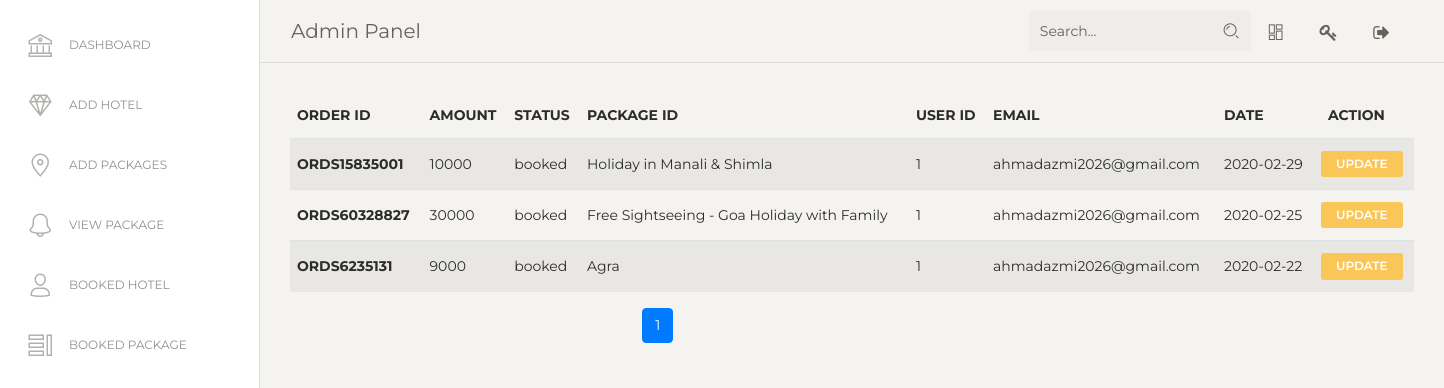
Screenshot of /admin/view_booked_package.php (signed in) with the database file from the repository.
### tables this page shows
CREATE TABLE `booked_package` (
  `order_id` varchar(20) NOT NULL,
  `amount` float NOT NULL,
  `status1` varchar(20) NOT NULL,
  `package_id` int(6) NOT NULL,
  `uid` int(6) NOT NULL,
  `email` varchar(256) NOT NULL,
  `starting_date` date NOT NULL
);

CREATE TABLE `packages` (
  `package_id` int(6) NOT NULL,
  `package_name` varchar(256) NOT NULL,
  `package_price` float NOT NULL,
  `package_details` varchar(2000) NOT NULL,
  `package_location` varchar(1000) NOT NULL,
  `days` varchar(256) NOT NULL,
  `package_image` varchar(256) NOT NULL,
  `starting_date` date NOT NULL
);

### admin/view_booked_package.php (the view, shortened to what this page needs)
<?php include "session.php";
include "header.php"; ?>
<div class="content">
    <table class="table table-striped">
        <thead>
            <tr>
                <th scope="col">ORDER ID</th>
                <th scope="col">AMOUNT</th>
                <th scope="col">STATUS</th>
                <th scope="col">PACKAGE ID</th>
                <th scope="col">USER ID</th>
                <th scope="col">EMAIL</th>
                <th scope="col">DATE</th>
                <th scope="col" style="padding-left: 1em;">Action</th>
            </tr>
        </thead>
        <tbody>
            <?php include "config.php";
            if (isset($_GET['page'])) {
                $page = $_GET['page'];
            } else {
                $page = 1;
            }
            $limit = 10;
            $offset = ($page - 1) * $limit;
            $sql = "SELECT * FROM booked_package  LIMIT {$offset},{$limit}";
            $result = mysqli_query($conn, $sql);
            if (mysqli_num_rows($result) > 0) {
                while ($row = mysqli_fetch_assoc($result)) {
            ?>
                    <tr>
                        <th scope="row"><?php echo $row['order_id'] ?></th>
                        <td><?php echo $row['amount'] ?></td>
                        <td><?php echo $row['status1'] ?></td>
                        <?php
                        $sql1 = "SELECT * FROM packages WHERE package_id ={$row['package_id']}";
                        $result1 = mysqli_query($conn, $sql1) or die("Query1 Failed");
                        $row1 = mysqli_fetch_assoc($result1);
                        ?>
                        <td><?php echo $row1['package_name'] ?></td>
                        <td><?php echo $row['uid'] ?></td>
                        <td><?php echo $row['email'] ?></td>
                        <td><?php echo $row['starting_date'] ?></td>
                        <td>
                            <div class="btn-group">
                                <a class="btn btn-warning btn-sm" href="update_booked_package.php?id=<?php echo $row['order_id'] ?>">Update</a>
                            </div>
                        </td>
                    </tr>
            <?php }
            } ?>
        </tbody>
    </table>
    <div class="container sticky-footer" style="margin:0 30%;">
        <?php
        $sql1 = "SELECT * FROM booked_package";
        $result1 = mysqli_query($conn, $sql1) or die("Query Failed.");
        if (mysqli_num_rows($result1) > 0) {
            $total_records = mysqli_num_rows($result1);
            $total_page = ceil($total_records / $limit);
            echo '<ul class="pagination">';
            for ($i = 1; $i <= $total_page; $i++) {
                if ($i == $page) {
                    $active = "active";
                } else {
                    $active = "";
                }
                echo '<li class="page-item ' . $active . '"><a class="page-link" href="view_booked_package.php?page=' . $i . '">' . $i . '</a></li>';
            }
            echo '</ul>';
        }
        ?>
    </div>

### rows the page displays
booked_package: order_id "ORDS15835001", amount "10000", status1 "booked", package.package_name "Holiday in Manali & Shimla", uid "1", email "ahmadazmi2026@gmail.com", starting_date "2020-02-29"
booked_package: order_id "ORDS60328827", amount "30000", status1 "booked", package.package_name "Free Sightseeing - Goa Holiday with Family", uid "1", email "ahmadazmi2026@gmail.com", starting_date "2020-02-25"
booked_package: order_id "ORDS6235131", amount "9000", status1 "booked", package.package_name "Agra", uid "1", email "ahmadazmi2026@gmail.com", starting_date "2020-02-22"
